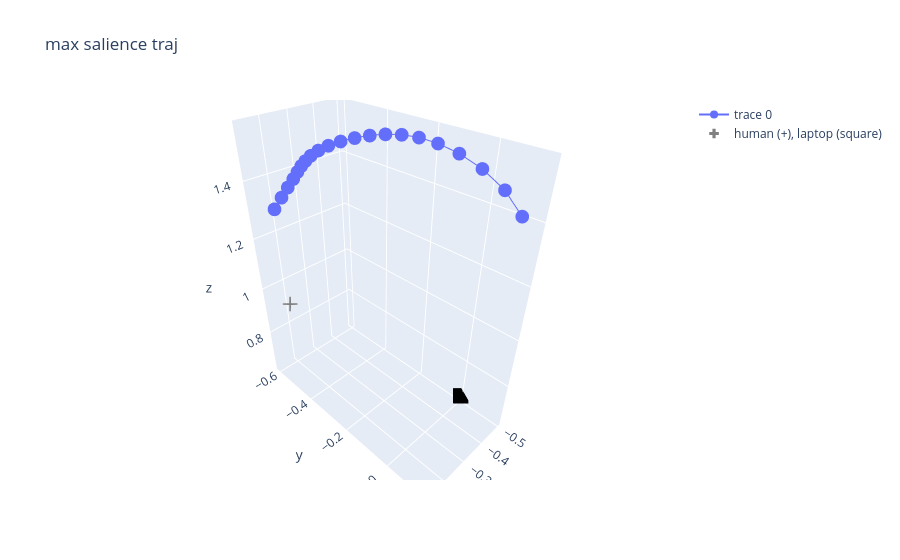

Here is the notebook cell this chart was saved with:
### Code cell
vis_trajectory(max_salience_traj, "max salience traj")

### Figure 1 — Plotly figure (JSON) as saved in the notebook; plotly's stock layout.template omitted (floating-point values rounded to 4 significant figures)
{"data": [{"mode": "lines+markers", "type": "scatter3d", "x": [-0.4234, -0.4682, -0.4847, -0.4811, -0.4665, -0.447, -0.4251, -0.4005, -0.3725, -0.3408, -0.3069, -0.2731, -0.2425, -0.2174, -0.199, -0.1873, -0.178, -0.1689, -0.1573, -0.1429, -0.1246], "y": [0.1417, 0.05956, -0.02497, -0.1005, -0.1636, -0.2161, -0.2609, -0.3003, -0.3348, -0.3635, -0.3851, -0.3992, -0.4066, -0.4099, -0.4123, -0.4175, -0.425, -0.4361, -0.4514, -0.4681, -0.4852], "z": [1.44, 1.47, 1.499, 1.523, 1.539, 1.548, 1.551, 1.549, 1.544, 1.538, 1.531, 1.523, 1.515, 1.506, 1.495, 1.482, 1.466, 1.445, 1.418, 1.387, 1.35]}, {"marker": {"color": ["gray", "black"], "showscale": false, "size": 8, "symbol": ["cross", "square"]}, "mode": "markers", "name": "human (+), laptop (square)", "type": "scatter3d", "x": [-0.2, -0.5], "y": [-0.6, 0], "z": [0.9, 0.635]}], "layout": {"title": {"text": "max salience traj"}}}
